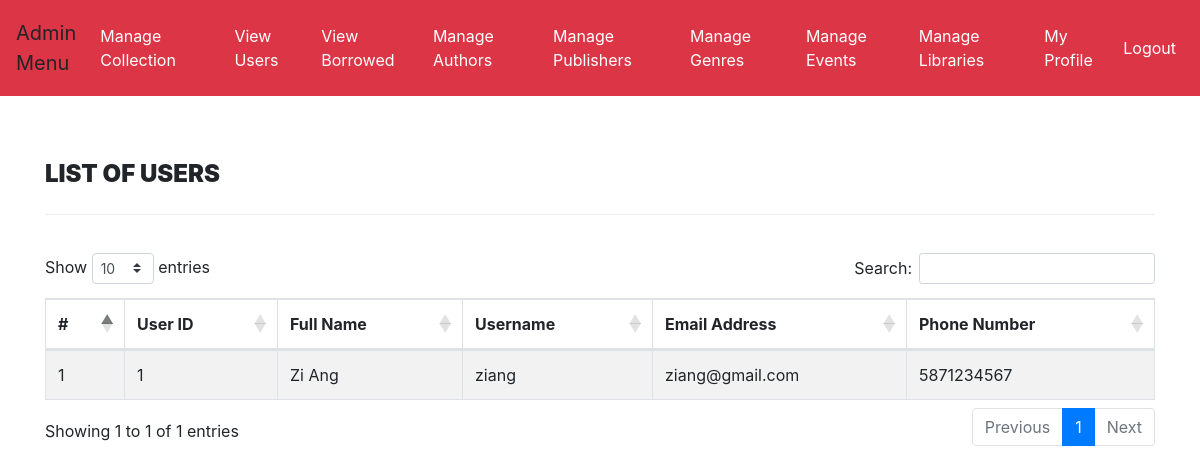
The app's page /list-users.php (signed in) with its own data.
### tables this page shows
CREATE TABLE `users` (
  `UserID` int(11) DEFAULT NULL,
  `FullName` varchar(120) DEFAULT NULL,
  `PhoneNumber` varchar(10) DEFAULT NULL,
  `Email`    varchar(100) NOT NULL,
  `Birthday` DATE DEFAULT NULL, 
  `UserName` varchar(100) DEFAULT NULL,
  `Password` varchar(120) DEFAULT NULL
);

### list-users.php (the view, shortened to what this page needs)
<?php
include('includes/config.php');
if(strlen($_SESSION['alogin'])==0)
    {
header('location:index.php');
}
else{
    ?>
<!DOCTYPE html>
<html xmlns="http://www.w3.org/1999/xhtml">
<head>
    <link href="assets/css/font-awesome.css" rel="stylesheet" />
    <link href="https://cdnjs.cloudflare.com/ajax/libs/twitter-bootstrap/4.1.3/css/bootstrap.css" rel="stylesheet" />
    <link href="https://cdn.datatables.net/1.10.19/css/dataTables.bootstrap4.min.css" rel="stylesheet" />
    <link href="assets/css/style.css" rel="stylesheet" />
</head>
<body>
<?php include('admin-navbar.php');?>
    <div class="content-wrapper">
         <div class="container">
        <div class="row pad-botm">
            <div class="col-md-12">
                <h4 class="header-line">List of Users</h4>
    </div>
        </div>
            <div class="row">
                <div class="col-md-12">
                    <div class="panel panel-default">
                        <div class="panel-body">
                            <div class="table-responsive">
                                <table class="table table-striped table-bordered table-hover" id="dataTables-example">
                                    <thead>
                                        <tr>
                                            <th>#</th>
                                            <th>User ID</th>
                                            <th>Full Name</th>
                                            <th>Username</th>
                                            <th>Email Address</th>
                                            <th>Phone Number</th>
                                        </tr>
                                    </thead>
                                    <tbody>
<?php $sql = "SELECT * from users";
$query = $dbh -> prepare($sql);
$query->execute();
$results=$query->fetchAll(PDO::FETCH_OBJ);
$num=1;
if($query->rowCount() > 0)
{
foreach($results as $result)
{               ?>
                                        <tr class="odd gradeX">
                                            <td class="center"><?php echo htmlentities($num);?></td>
                                            <td class="center"><?php echo htmlentities($result->UserID);?></td>
                                            <td class="center"><?php echo htmlentities($result->FullName);?></td>
                                            <td class="center"><?php echo htmlentities($result->UserName);?></td>
                                            <td class="center"><?php echo htmlentities($result->Email);?></td>
                                            <td class="center"><?php echo htmlentities($result->PhoneNumber);?></td>
                                        </tr>
 <?php $num=$num+1;}} ?>
                                    </tbody>
                                </table>
                            </div>
                        </div>
                    </div>
                </div>
            </div>
    </div>
    </div>
</body>
</html>
<?php } ?>

### assets/css/style.css (style rules this page uses)
.content-wrapper { margin-top: 40px; min-height:800px; padding-bottom:90px; }
.header-line { font-weight:900; padding-bottom:25px; border-bottom:1px solid #eeeeee; text-transform:uppercase; }
.pad-botm { padding-bottom:30px; }

### records on screen
users: UserID "1", FullName "Zi Ang", UserName "ziang", Email "ziang@gmail.com", PhoneNumber "5871234567"
